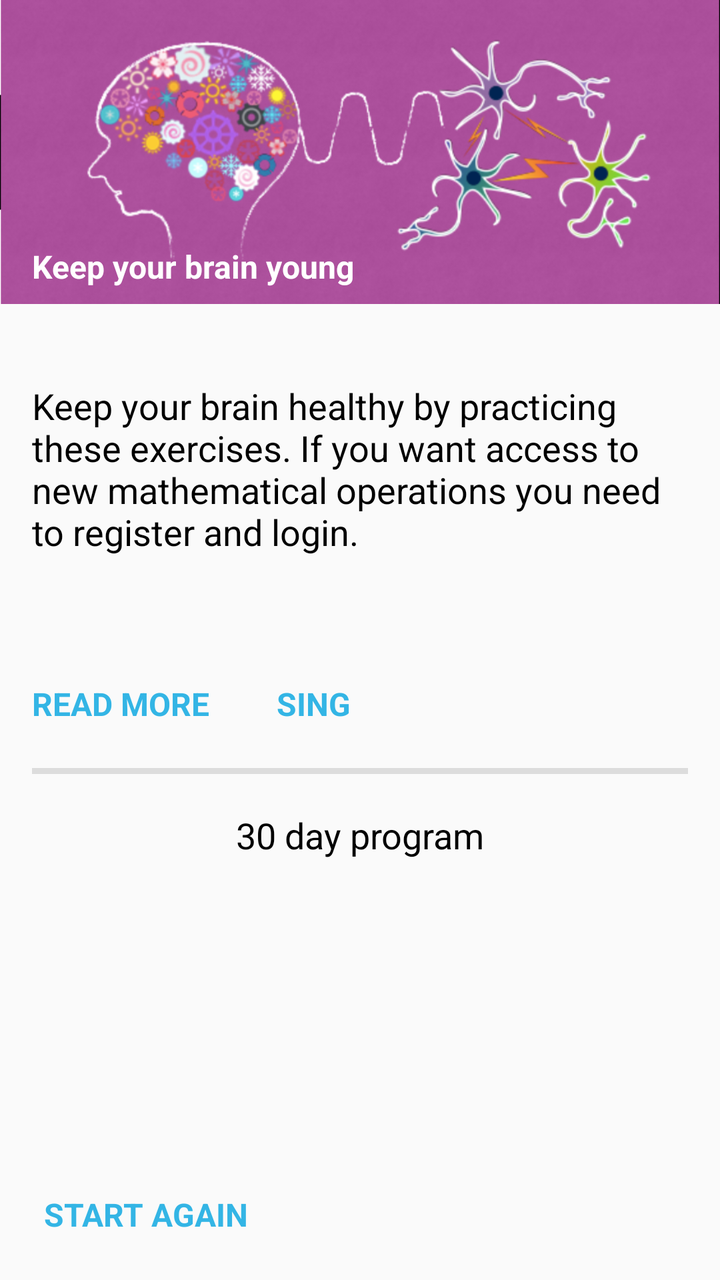
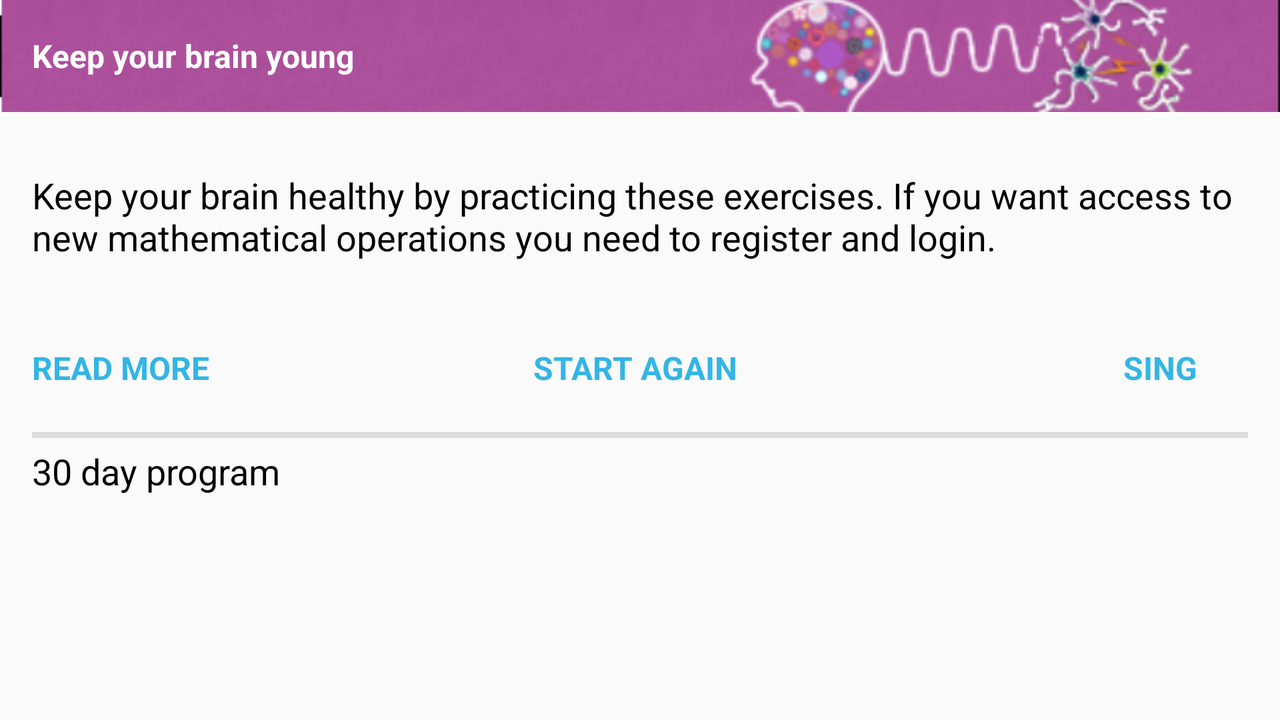

One screen, two layout resources from the same app: the default and the author's alternative for another configuration. Each is rendered where Android would select it; the XML of both is given below.
<!-- AndroidManifest.xml: application theme AppTheme -->
<!-- res/layout/activity_main.xml -->
<?xml version="1.0" encoding="utf-8"?>
<android.support.constraint.ConstraintLayout xmlns:android="http://schemas.android.com/apk/res/android"
    xmlns:app="http://schemas.android.com/apk/res-auto"
    xmlns:tools="http://schemas.android.com/tools"
    android:layout_width="match_parent"
    android:layout_height="match_parent"
    android:background="@android:color/transparent"
    tools:context="com.google.android.gms.example.exercisesforthebrain.MainActivity">

    <ImageView
        android:id="@+id/imageMainScreenId"
        android:layout_width="0dp"
        android:layout_height="152dp"
        android:background="@android:color/white"
        android:scaleType="centerCrop"
        app:layout_constraintLeft_toLeftOf="parent"
        app:layout_constraintRight_toRightOf="parent"
        app:layout_constraintTop_toTopOf="parent"
        app:srcCompat="@drawable/imageforapp"
        tools:ignore="ContentDescription" />

    <TextView
        android:id="@+id/textViewsubTitleId"
        android:layout_width="wrap_content"
        android:layout_height="wrap_content"
        android:layout_marginBottom="8dp"
        android:layout_marginLeft="16dp"
        android:contentDescription="@string/subtitle"
        android:focusable="true"
        android:nextFocusLeft="@+id/textViewDescriptionId"
        android:nextFocusRight="@+id/textViewDescriptionId"
        android:text="@string/subtitle"
        android:textAppearance="@android:style/TextAppearance.Material.Medium"
        android:textColor="@android:color/white"
        android:textSize="16sp"
        android:textStyle="bold"
        app:layout_constraintBottom_toBottomOf="@+id/imageMainScreenId"
        app:layout_constraintLeft_toLeftOf="parent" />

    <TextView
        android:id="@+id/textViewDescriptionId"
        android:layout_width="0dp"
        android:layout_height="0dp"
        android:layout_marginBottom="8dp"
        android:layout_marginLeft="16dp"
        android:layout_marginRight="16dp"
        android:layout_marginTop="16dp"
        android:fadeScrollbars="true"
        android:focusable="true"
        android:gravity="center_vertical"
        android:nextFocusDown="@+id/buttonReadMoreId"
        android:nextFocusLeft="@+id/buttonReadMoreId"
        android:nextFocusRight="@+id/buttonReadMoreId"
        android:scrollbarFadeDuration="0"
        android:scrollbarSize="3dp"
        android:scrollbarThumbVertical="@color/colorGrey"
        android:scrollbarTrackVertical="@color/colorWhite"
        android:scrollbars="vertical"
        android:text="@string/textbriefdescription"
        android:textColor="@android:color/black"
        android:textSize="18sp"
        app:layout_constraintBottom_toTopOf="@+id/textViewEmailId"
        app:layout_constraintHorizontal_bias="0.0"
        app:layout_constraintLeft_toLeftOf="parent"
        app:layout_constraintRight_toRightOf="parent"
        app:layout_constraintTop_toBottomOf="@+id/imageMainScreenId"
        app:layout_constraintVertical_bias="0.5" />

    <android.support.v7.widget.Toolbar
        android:id="@+id/toolbarTestStartAlphaId"
        android:layout_width="0dp"
        android:layout_height="56dp"
        android:elevation="4dp"
        app:layout_constraintHorizontal_bias="0.502"
        app:layout_constraintLeft_toLeftOf="parent"
        app:layout_constraintRight_toRightOf="parent"
        app:layout_constraintTop_toTopOf="parent">

    </android.support.v7.widget.Toolbar>

    <Button
        android:id="@+id/buttonReadMoreId"
        android:layout_width="wrap_content"
        android:layout_height="wrap_content"
        android:layout_marginBottom="8dp"
        android:layout_marginStart="16dp"
        android:background="?android:attr/selectableItemBackgroundBorderless"
        android:contentDescription="@string/content_description_read_more"
        android:elevation="6dp"
        android:focusable="true"
        android:gravity="center_vertical|center_horizontal"
        android:nextFocusDown="@+id/textViewTotalDaysId"
        android:nextFocusLeft="@+id/buttonSingButtonId"
        android:nextFocusRight="@+id/buttonSingButtonId"
        android:text="@string/buttonreadmore"
        android:textAppearance="@style/TextCustomAppWhite"
        android:textColor="@android:color/holo_blue_light"
        android:textStyle="bold"
        app:layout_constraintBottom_toTopOf="@+id/guidelineId"
        app:layout_constraintStart_toStartOf="parent" />

    <View
        android:id="@+id/viewDividerId"
        android:layout_width="0dp"
        android:layout_height="3dp"
        android:layout_marginLeft="16dp"
        android:layout_marginRight="16dp"
        android:background="?android:attr/dividerVertical"
        app:layout_constraintHorizontal_bias="0.5"
        app:layout_constraintLeft_toLeftOf="parent"
        app:layout_constraintRight_toRightOf="parent"
        app:layout_constraintTop_toTopOf="@+id/guidelineId" />

    <TextView
        android:id="@+id/textViewTotalDaysId"
        android:layout_width="0dp"
        android:layout_height="wrap_content"
        android:layout_marginBottom="16dp"
        android:layout_marginLeft="16dp"
        android:layout_marginRight="16dp"
        android:layout_marginTop="16dp"
        android:contentDescription="@string/content_description_program_duration"
        android:focusable="true"
        android:gravity="center"
        android:nextFocusDown="@+id/recicladorDaySelectorId"
        android:nextFocusLeft="@+id/recicladorDaySelectorId"
        android:nextFocusRight="@+id/recicladorDaySelectorId"
        android:nextFocusUp="@+id/buttonReadMoreId"
        android:text="@string/numberofdays"
        android:textColor="@android:color/black"
        android:textSize="18sp"
        app:layout_constraintBottom_toTopOf="@+id/guideline8"
        app:layout_constraintHorizontal_bias="0.0"
        app:layout_constraintLeft_toLeftOf="parent"
        app:layout_constraintRight_toRightOf="parent"
        app:layout_constraintTop_toBottomOf="@+id/viewDividerId" />

    <android.support.v7.widget.RecyclerView
        android:id="@+id/recicladorDaySelectorId"
        android:layout_width="0dp"
        android:layout_height="wrap_content"
        android:layout_marginLeft="16dp"
        android:layout_marginRight="16dp"
        android:layout_marginTop="16dp"
        android:contentDescription="@string/content_description_horizontal_options"
        android:descendantFocusability="afterDescendants"
        android:fadeScrollbars="true"
        android:focusable="true"
        android:nextFocusDown="@+id/textViewErasedataId"
        android:nextFocusUp="@+id/textViewTotalDaysId"
        android:scrollbarFadeDuration="0"
        android:scrollbarSize="4dp"
        android:scrollbarThumbHorizontal="@color/colorGrey"
        android:scrollbarTrackHorizontal="@color/colorWhite"
        android:scrollbars="horizontal"
        app:layout_constraintHorizontal_bias="0.545"
        app:layout_constraintLeft_toLeftOf="parent"
        app:layout_constraintRight_toRightOf="parent"
        app:layout_constraintTop_toTopOf="@+id/guideline8">
    </android.support.v7.widget.RecyclerView>

    <android.support.constraint.Guideline
        android:id="@+id/guidelineId"
        android:layout_width="wrap_content"
        android:layout_height="wrap_content"
        android:orientation="horizontal"
        app:layout_constraintGuide_percent="0.6" />


    <Button
        android:id="@+id/buttonSingButtonId"
        android:layout_width="wrap_content"
        android:layout_height="wrap_content"
        android:layout_marginBottom="8dp"
        android:layout_marginStart="8dp"
        android:background="?android:attr/selectableItemBackgroundBorderless"
        android:contentDescription="@string/content_description_sing_in"
        android:elevation="6dp"
        android:focusable="true"
        android:nextFocusDown="@+id/textViewTotalDaysId"
        android:nextFocusLeft="@+id/buttonReadMoreId"
        android:nextFocusRight="@+id/buttonReadMoreId"
        android:text="@string/sing"
        android:textAppearance="@style/TextCustomAppWhite"
        android:textColor="@android:color/holo_blue_light"
        android:textStyle="bold"
        app:layout_constraintBottom_toTopOf="@+id/guidelineId"
        app:layout_constraintStart_toEndOf="@+id/buttonReadMoreId" />

    <TextView
        android:id="@+id/textViewEmailId"
        android:layout_width="wrap_content"
        android:layout_height="wrap_content"
        android:layout_marginStart="16dp"
        android:gravity="center_horizontal"
        app:layout_constraintBottom_toTopOf="@+id/buttonSingButtonId"
        app:layout_constraintStart_toStartOf="parent" />

    <TextView
        android:id="@+id/textViewErasedataId"
        android:layout_width="wrap_content"
        android:layout_height="wrap_content"
        android:layout_marginBottom="16dp"
        android:layout_marginStart="16dp"
        android:background="?android:attr/selectableItemBackgroundBorderless"
        android:clickable="true"
        android:focusable="true"
        android:nextFocusLeft="@+id/recicladorDaySelectorId"
        android:nextFocusRight="@+id/recicladorDaySelectorId"
        android:nextFocusUp="@+id/recicladorDaySelectorId"
        android:padding="6dp"
        android:text="@string/erase_history_data"
        android:textAppearance="@style/TextCustomAppWhite"
        android:textColor="@android:color/holo_blue_light"
        android:textStyle="bold"
        app:layout_constraintBottom_toBottomOf="parent"
        app:layout_constraintLeft_toLeftOf="parent" />

    <android.support.constraint.Guideline
        android:id="@+id/guideline8"
        android:layout_width="wrap_content"
        android:layout_height="wrap_content"
        android:orientation="horizontal"
        app:layout_constraintGuide_percent="0.7" />

</android.support.constraint.ConstraintLayout>
<!-- resources referenced by this layout -->
<resources>
  <color name="colorGrey">#9e9e9e</color>
  <color name="colorWhite">#ffffff</color>
  <!-- drawable imageforapp: png bitmap (drawable-hdpi, 99083 bytes) -->
  <string name="buttonreadmore">READ MORE</string>
  <string name="content_description_horizontal_options">Horizon list with 30 exercises one for each day</string>
  <string name="content_description_program_duration">Program duration of 30 days</string>
  <string name="content_description_read_more">Read more about the application</string>
  <string name="content_description_sing_in">Sing in if you want access for mathematical operations</string>
  <string name="erase_history_data">START AGAIN</string>
  <string name="numberofdays">30 day program</string>
  <string name="sing" translatable="false">SING</string>
  <string name="subtitle">Keep your brain young</string>
  <string name="textbriefdescription">Keep your brain healthy by practicing these exercises.
          If you want access to new mathematical operations you need to register and login.</string>
  <style name="TextCustomAppWhite" parent="AppTheme">
          <item name="android:gravity">center</item>
          <item name="android:textSize">@dimen/text_dimen_button</item>
          <item name="android:textColor">@color/white_text</item>
      </style>
  <style name="AppTheme" parent="Theme.AppCompat.Light.NoActionBar">
          
          <item name="colorPrimary">@color/colorPrimary</item>
          <item name="colorPrimaryDark">@color/colorPrimaryDark</item>
          <item name="colorAccent">@color/colorAccent</item>
          <item name="colorControlNormal">@color/colorWhite</item>
  
          
          <item name="android:windowContentTransitions">true</item>
  
          
          <item name="android:windowEnterTransition">@transition/explode</item>
          <item name="android:windowExitTransition">@transition/explode</item>
  
          
          <item name="android:windowSharedElementEnterTransition">
              @transition/change_image_transform</item>
          <item name="android:windowSharedElementExitTransition">
              @transition/change_image_transform</item>
  
  
      </style>
  <dimen name="text_dimen_button">16sp</dimen>
  <color name="white_text">#ffffff</color>
  <color name="colorPrimary">#3f51b5</color>
  <color name="colorPrimaryDark">#9C27B0</color>
  <color name="colorAccent">#ff4081</color>
</resources>
<!-- res/layout-land/activity_main.xml (the author's variant of the layout above) -->
<!-- drawn on the phone turned sideways -->
<?xml version="1.0" encoding="utf-8"?>
<android.support.constraint.ConstraintLayout xmlns:android="http://schemas.android.com/apk/res/android"
    xmlns:app="http://schemas.android.com/apk/res-auto"
    xmlns:tools="http://schemas.android.com/tools"
    android:layout_width="match_parent"
    android:layout_height="match_parent"
    android:background="@android:color/transparent"
    tools:context="com.google.android.gms.example.exercisesforthebrain.MainActivity">

    <ImageView
        android:id="@+id/imageMainScreenId"
        android:layout_width="0dp"
        android:layout_height="56dp"
        android:background="@android:color/white"
        android:scaleType="centerCrop"
        app:layout_constraintLeft_toLeftOf="parent"
        app:layout_constraintRight_toRightOf="parent"
        app:layout_constraintTop_toTopOf="parent"
        app:srcCompat="@drawable/horizontalimageforapp"
        tools:ignore="ContentDescription" />

    <TextView
        android:id="@+id/textViewsubTitleId"
        android:layout_width="wrap_content"
        android:layout_height="0dp"
        android:layout_marginStart="16dp"
        android:contentDescription="@string/subtitle"
        android:focusable="true"
        android:gravity="center_vertical"
        android:nextFocusLeft="@+id/textViewDescriptionId"
        android:nextFocusRight="@+id/textViewDescriptionId"
        android:text="@string/subtitle"
        android:textAppearance="@android:style/TextAppearance.Material.Medium"
        android:textColor="@android:color/white"
        android:textSize="16sp"
        android:textStyle="bold"

        app:layout_constraintBottom_toBottomOf="@+id/imageMainScreenId"
        app:layout_constraintStart_toStartOf="@+id/toolbarTestStartAlphaId"
        app:layout_constraintTop_toTopOf="@+id/toolbarTestStartAlphaId"
        app:layout_constraintVertical_bias="0.0" />

    <TextView
        android:id="@+id/textViewDescriptionId"
        android:layout_width="0dp"
        android:layout_height="0dp"
        android:layout_marginBottom="8dp"
        android:layout_marginLeft="16dp"
        android:layout_marginRight="16dp"
        android:layout_marginTop="8dp"
        android:fadeScrollbars="true"
        android:focusable="true"
        android:gravity="center_vertical"
        android:nextFocusDown="@+id/buttonReadMoreId"
        android:nextFocusLeft="@+id/buttonReadMoreId"
        android:nextFocusRight="@+id/buttonReadMoreId"
        android:scrollbarFadeDuration="0"
        android:scrollbarSize="3dp"
        android:scrollbarThumbVertical="@color/colorGrey"
        android:scrollbarTrackVertical="@color/colorWhite"
        android:scrollbars="vertical"
        android:text="@string/textbriefdescription"
        android:textColor="@android:color/black"
        android:textSize="18sp"
        app:layout_constraintBottom_toTopOf="@+id/buttonReadMoreId"
        app:layout_constraintHorizontal_bias="0.0"
        app:layout_constraintLeft_toLeftOf="parent"
        app:layout_constraintRight_toRightOf="parent"
        app:layout_constraintTop_toBottomOf="@+id/imageMainScreenId" />

    <android.support.v7.widget.Toolbar
        android:id="@+id/toolbarTestStartAlphaId"
        android:layout_width="0dp"
        android:layout_height="56dp"
        android:elevation="4dp"
        app:layout_constraintHorizontal_bias="0.502"
        app:layout_constraintLeft_toLeftOf="parent"
        app:layout_constraintRight_toRightOf="parent"
        app:layout_constraintTop_toTopOf="parent">

    </android.support.v7.widget.Toolbar>

    <Button
        android:id="@+id/buttonReadMoreId"
        android:layout_width="wrap_content"
        android:layout_height="wrap_content"
        android:layout_marginBottom="8dp"
        android:layout_marginStart="16dp"
        android:background="?android:attr/selectableItemBackgroundBorderless"
        android:contentDescription="@string/content_description_read_more"
        android:elevation="6dp"
        android:focusable="true"
        android:gravity="center_vertical|center_horizontal"
        android:nextFocusDown="@+id/textViewTotalDaysId"
        android:nextFocusLeft="@+id/buttonSingButtonId"
        android:nextFocusRight="@+id/buttonSingButtonId"
        android:text="@string/buttonreadmore"
        android:textAppearance="@style/TextCustomAppWhite"
        android:textColor="@android:color/holo_blue_light"
        android:textStyle="bold"
        app:layout_constraintBottom_toTopOf="@+id/guidelineId"
        app:layout_constraintStart_toStartOf="parent" />

    <View
        android:id="@+id/viewDividerId"
        android:layout_width="0dp"
        android:layout_height="3dp"
        android:layout_marginLeft="16dp"
        android:layout_marginRight="16dp"
        android:background="?android:attr/dividerVertical"
        app:layout_constraintHorizontal_bias="0.5"
        app:layout_constraintLeft_toLeftOf="parent"
        app:layout_constraintRight_toRightOf="parent"
        app:layout_constraintTop_toTopOf="@+id/guidelineId" />

    <TextView
        android:id="@+id/textViewTotalDaysId"
        android:layout_width="0dp"
        android:layout_height="wrap_content"
        android:layout_marginBottom="16dp"
        android:layout_marginStart="16dp"
        android:layout_marginTop="16dp"
        android:contentDescription="@string/content_description_program_duration"
        android:focusable="true"
        android:gravity="center"
        android:nextFocusDown="@+id/recicladorDaySelectorId"
        android:nextFocusLeft="@+id/recicladorDaySelectorId"
        android:nextFocusRight="@+id/recicladorDaySelectorId"
        android:nextFocusUp="@+id/buttonReadMoreId"
        android:text="@string/numberofdays"
        android:textColor="@android:color/black"
        android:textSize="18sp"
        app:layout_constraintBottom_toTopOf="@+id/guideline8"
        app:layout_constraintLeft_toLeftOf="parent"
        app:layout_constraintTop_toBottomOf="@+id/viewDividerId" />

    <android.support.v7.widget.RecyclerView
        android:id="@+id/recicladorDaySelectorId"
        android:layout_width="0dp"
        android:layout_height="wrap_content"
        android:layout_marginLeft="16dp"
        android:layout_marginRight="16dp"
        android:layout_marginTop="8dp"
        android:contentDescription="@string/content_description_horizontal_options"
        android:descendantFocusability="afterDescendants"
        android:fadeScrollbars="true"
        android:focusable="true"
        android:nextFocusDown="@+id/textViewErasedataId"
        android:nextFocusUp="@+id/textViewTotalDaysId"
        android:scrollbarFadeDuration="0"
        android:scrollbarSize="4dp"
        android:scrollbarThumbHorizontal="@color/colorGrey"
        android:scrollbarTrackHorizontal="@color/colorWhite"
        android:scrollbars="horizontal"
        app:layout_constraintHorizontal_bias="0.545"
        app:layout_constraintLeft_toLeftOf="parent"
        app:layout_constraintRight_toRightOf="parent"
        app:layout_constraintTop_toTopOf="@+id/guideline8">

    </android.support.v7.widget.RecyclerView>

    <android.support.constraint.Guideline
        android:id="@+id/guidelineId"
        android:layout_width="wrap_content"
        android:layout_height="wrap_content"
        android:orientation="horizontal"
        app:layout_constraintGuide_percent="0.6" />


    <Button
        android:id="@+id/buttonSingButtonId"
        android:layout_width="wrap_content"
        android:layout_height="wrap_content"
        android:layout_marginBottom="8dp"
        android:layout_marginEnd="16dp"
        android:background="?android:attr/selectableItemBackgroundBorderless"
        android:contentDescription="@string/content_description_sing_in"
        android:elevation="6dp"
        android:focusable="true"
        android:nextFocusDown="@+id/textViewTotalDaysId"
        android:nextFocusLeft="@+id/buttonReadMoreId"
        android:nextFocusRight="@+id/buttonReadMoreId"
        android:text="@string/sing"
        android:textAppearance="@style/TextCustomAppWhite"
        android:textColor="@android:color/holo_blue_light"
        android:textStyle="bold"
        app:layout_constraintBottom_toTopOf="@+id/guidelineId"
        app:layout_constraintEnd_toEndOf="parent" />

    <TextView
        android:id="@+id/textViewEmailId"
        android:layout_width="wrap_content"
        android:layout_height="wrap_content"
        android:layout_marginEnd="16dp"
        android:gravity="center_horizontal"
        app:layout_constraintBaseline_toBaselineOf="@+id/textViewTotalDaysId"
        app:layout_constraintEnd_toEndOf="parent" />

    <TextView
        android:id="@+id/textViewErasedataId"
        android:layout_width="wrap_content"
        android:layout_height="wrap_content"
        android:layout_marginEnd="16dp"
        android:layout_marginStart="16dp"
        android:background="?android:attr/selectableItemBackgroundBorderless"
        android:clickable="true"
        android:focusable="true"
        android:nextFocusLeft="@+id/recicladorDaySelectorId"
        android:nextFocusRight="@+id/recicladorDaySelectorId"
        android:nextFocusUp="@+id/recicladorDaySelectorId"
        android:padding="6dp"
        android:text="@string/erase_history_data"
        android:textAppearance="@style/TextCustomAppWhite"
        android:textColor="@android:color/holo_blue_light"
        android:textStyle="bold"
        app:layout_constraintBaseline_toBaselineOf="@+id/buttonReadMoreId"
        app:layout_constraintEnd_toStartOf="@+id/buttonSingButtonId"
        app:layout_constraintHorizontal_bias="0.491"
        app:layout_constraintStart_toEndOf="@+id/buttonReadMoreId" />

    <android.support.constraint.Guideline
        android:id="@+id/guideline8"
        android:layout_width="wrap_content"
        android:layout_height="wrap_content"
        android:orientation="horizontal"
        app:layout_constraintGuide_percent="0.7" />

    <android.support.constraint.Guideline
        android:id="@+id/guideline9"
        android:layout_width="wrap_content"
        android:layout_height="wrap_content"
        android:orientation="horizontal"
        app:layout_constraintGuide_percent="0.9" />

</android.support.constraint.ConstraintLayout>
<!-- resources referenced by the variant -->
<!-- as the phone turned sideways resolves them -->
<resources>
  <color name="colorGrey">#9e9e9e</color>
  <color name="colorWhite">#ffffff</color>
  <!-- drawable horizontalimageforapp: png bitmap (drawable-hdpi, 19260 bytes) -->
  <string name="buttonreadmore">READ MORE</string>
  <string name="content_description_horizontal_options">Horizon list with 30 exercises one for each day</string>
  <string name="content_description_program_duration">Program duration of 30 days</string>
  <string name="content_description_read_more">Read more about the application</string>
  <string name="content_description_sing_in">Sing in if you want access for mathematical operations</string>
  <string name="erase_history_data">START AGAIN</string>
  <string name="numberofdays">30 day program</string>
  <string name="sing" translatable="false">SING</string>
  <string name="subtitle">Keep your brain young</string>
  <string name="textbriefdescription">Keep your brain healthy by practicing these exercises.
          If you want access to new mathematical operations you need to register and login.</string>
  <style name="TextCustomAppWhite" parent="AppTheme">
          <item name="android:gravity">center</item>
          <item name="android:textSize">@dimen/text_dimen_button</item>
          <item name="android:textColor">@color/white_text</item>
      </style>
  <style name="AppTheme" parent="Theme.AppCompat.Light.NoActionBar">
          
          <item name="colorPrimary">@color/colorPrimary</item>
          <item name="colorPrimaryDark">@color/colorPrimaryDark</item>
          <item name="colorAccent">@color/colorAccent</item>
          <item name="colorControlNormal">@color/colorWhite</item>
  
          
          <item name="android:windowContentTransitions">true</item>
  
          
          <item name="android:windowEnterTransition">@transition/explode</item>
          <item name="android:windowExitTransition">@transition/explode</item>
  
          
          <item name="android:windowSharedElementEnterTransition">
              @transition/change_image_transform</item>
          <item name="android:windowSharedElementExitTransition">
              @transition/change_image_transform</item>
  
  
      </style>
  <dimen name="text_dimen_button">16sp</dimen>
  <color name="white_text">#ffffff</color>
  <color name="colorPrimary">#3f51b5</color>
  <color name="colorPrimaryDark">#9C27B0</color>
  <color name="colorAccent">#ff4081</color>
</resources>
